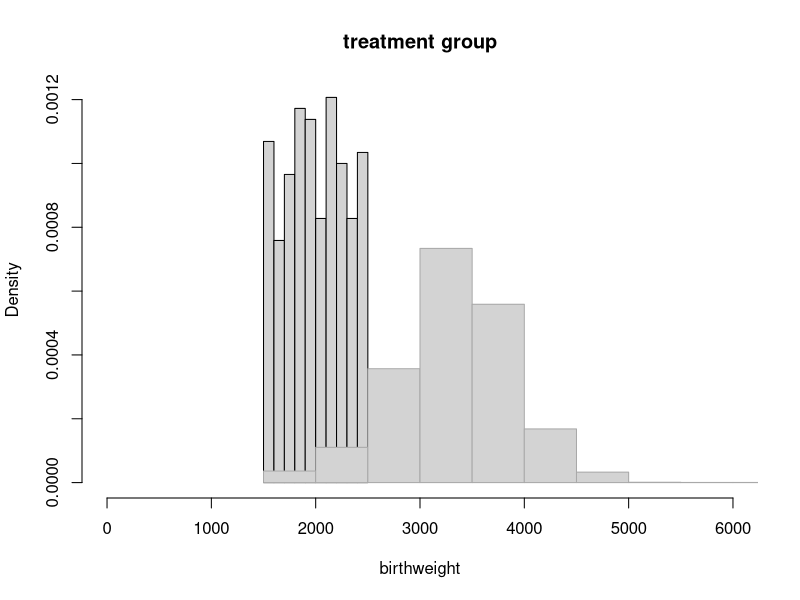
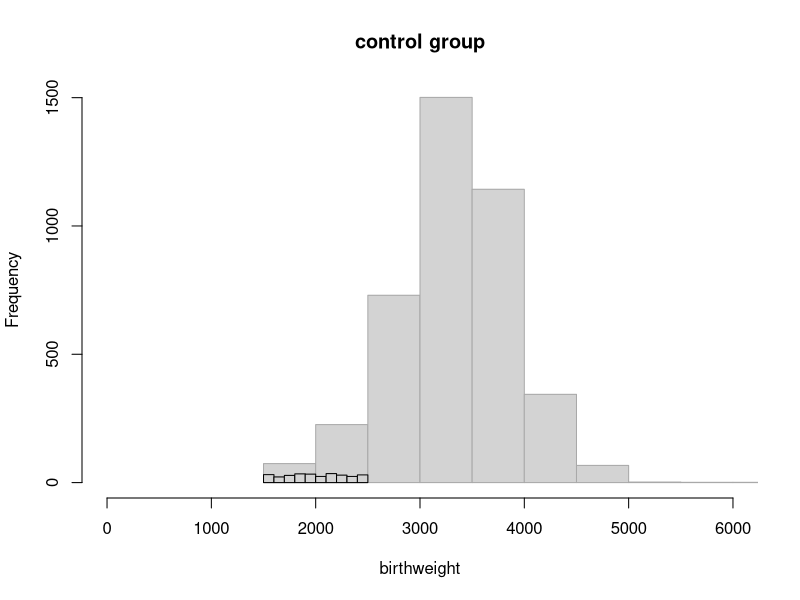
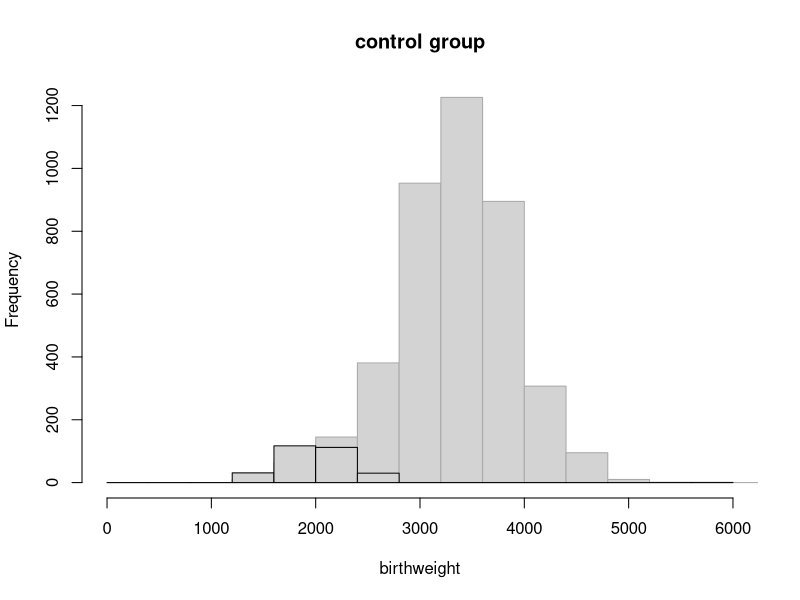
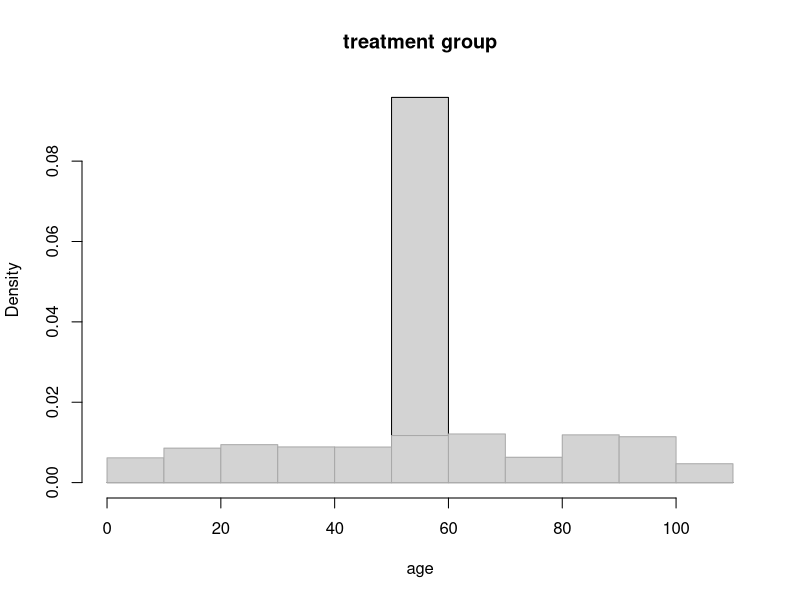
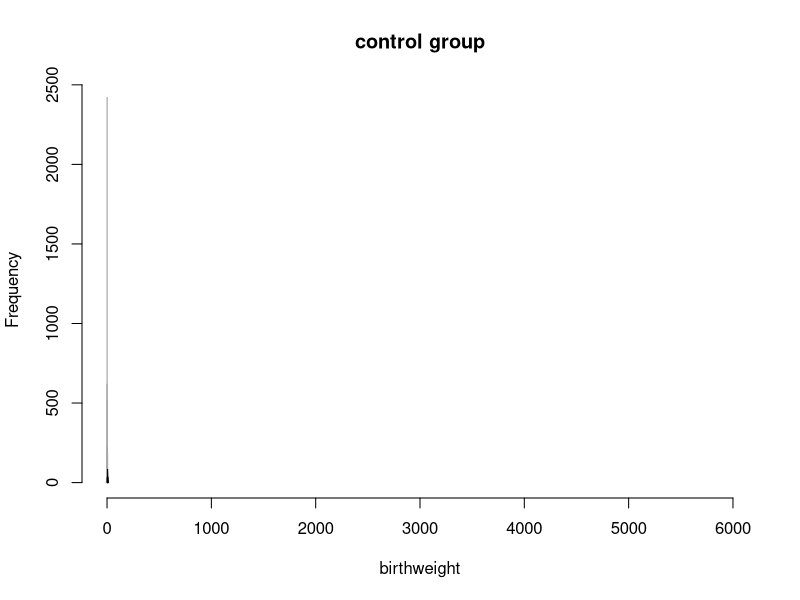
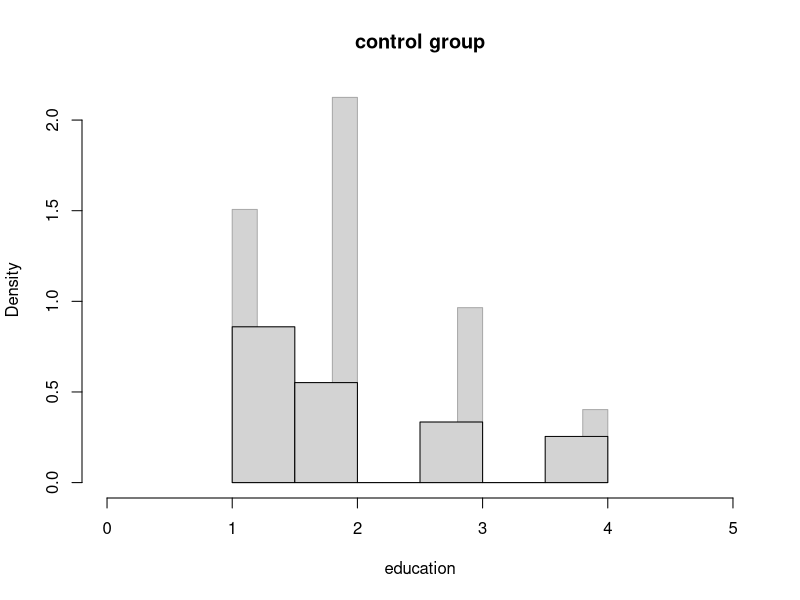
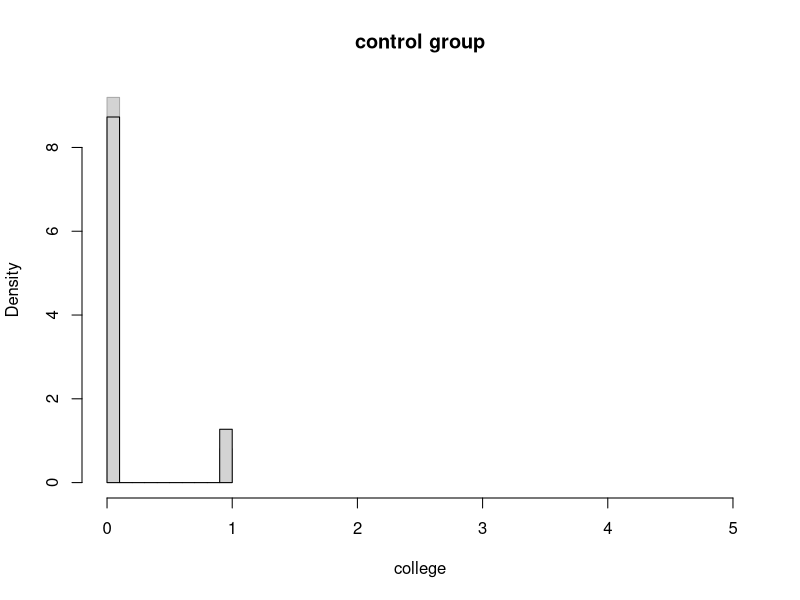
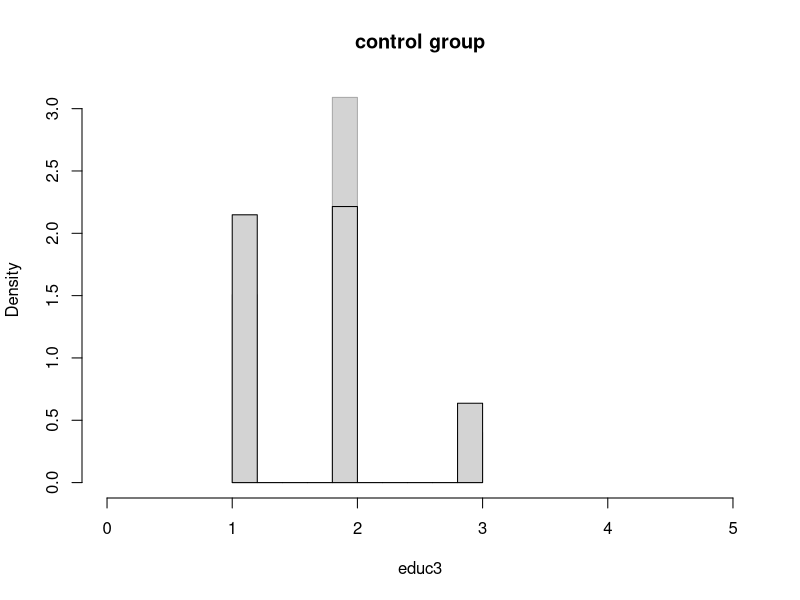

Reproduce these figures in R, in order. (Note: this script raises an error after producing the figures.)
## ---- chunk 1
knitr::opts_chunk$set(echo=TRUE)
knitr::opts_chunk$set(include=TRUE)
knitr::opts_chunk$set(message=TRUE)
knitr::opts_chunk$set(warning=TRUE)
knitr::opts_chunk$set(tidy.opts=list(width.cutoff=80), tidy=TRUE)
knitr::opts_knit$set(root.dir='..')
## ---- chunk 2
library(arm)
library(knitr)
## ---- chunk 3
cc <- read.table("data/ihdp.nlsy.imp1.txt",header=T,sep="\t")
cc$treat <- cc$treat-1

cc$ethnic = cc$hispanic
cc$ethnic[cc$black==1]=2
cc$ethnic[cc$white==1]=3

cc$educ = cc$lths
cc$educ[cc$hs==1]=2
cc$educ[cc$ltcoll==1]=3
cc$educ[cc$college==1]=4
cc$educ3=cc$educ
cc$educ3[cc$educ>2]=cc$educ3[cc$educ>2]-1

cc$bwg=(cc$bw>2000)*1

cc$state=cc$st5
cc$state[cc$st9==1]=2
cc$state[cc$st12==1]=3
cc$state[cc$st25==1]=4
cc$state[cc$st36==1]=5
cc$state[cc$st42==1]=6
cc$state[cc$st48==1]=7
cc$state[cc$st53==1]=8

cc$state2=cc$state
cc$state2[cc$st5==1]=0

cc$state3=cc$state
cc$state3[cc$st53==1]=0

cc2 <- cc[cc$bw>1500,]

cc2$neg.bw = 2500 - cc2$bw
cc2$no.prenatal = 1-cc2$prenatal
cc2$b.unmarr = 1-cc2$b.marr

covs <- c("hispanic","black","white","b.marr","lths","hs","ltcoll","college","work.dur","prenatal","momage","sex","first","preterm","age","dayskidh","bw")
covs.st <- c("hispanic","black","white","b.marr","lths","hs","ltcoll","college","work.dur","prenatal","momage","sex","first","age","preterm","dayskidh","bw","unemp.rt","st5","st9","st12","st25","st36","st42","st48","st53")

covs.nba <- c("hispanic","black","white","b.marr","lths","hs","ltcoll","college",
             "work.dur","prenatal","momage","sex","first","age")
covs.ba <- c("dayskidh","bw","preterm")

cc2$bwT = (cc2$bw-1500)^2
#cc2$bwT = (cc2$neg.bw+5100)^2
cc2$dayskidT = log(cc2$dayskidh+1)
cc2$pretermT = (cc2$preterm+8)^2
cc2$momageT = (cc2$momage^2)

############################################
## make a dataset to investigate bias amplification
data.ba = cc2[,c("ppvtr.36", "treat", covs.ba,covs.nba)]
lm(data.ba)

data.nba = cc2[,c("ppvtr.36", "treat",covs.nba)]
lm(data.nba)
## ---- chunk 4
hist(cc2$bw[cc2$treat==1], xlim=c(0,6000), main="treatment group", xlab="birthweight", freq=F)
hist(cc2$bw[cc2$treat==0], xlim=c(0,6000), main="control group", xlab="birthweight", freq=F, add=T, border="darkgrey")

hist(cc2$bw[cc2$treat==0], xlim=c(0,6000), main="control group", xlab="birthweight", border="darkgrey")
hist(cc2$bw[cc2$treat==1], xlim=c(0,6000), main="treatment group", xlab="birthweight", add=T)

# breaks the same across groups
hist(cc2$bw[cc2$treat==0], xlim=c(0,6000), main="control group", xlab="birthweight", border="darkgrey", breaks=seq(0,8000,400))
hist(cc2$bw[cc2$treat==1], xlim=c(0,6000), main="treatment group", xlab="birthweight", add=T, breaks=seq(0,6000,400))

hist(cc2$age[cc2$treat==1], xlim=c(0,110), main="treatment group", xlab="age", breaks=seq(0,110,10), freq=F)
hist(cc2$age[cc2$treat==0], xlim=c(0,110), main="control group", xlab="age", border="darkgrey", add=T, breaks=seq(0,110,10), freq=F)

## now preterm
hist(cc2$preterm[cc2$treat==0], xlim=c(0,6000), main="control group",xlab="birthweight", border="darkgrey")
hist(cc2$preterm[cc2$treat==1], xlim=c(0,6000), main="treatment group",xlab="birthweight", add=T)

## now educ
hist(cc$educ[cc$treat==0], xlim=c(0,5), main="control group", xlab="education", border="darkgrey", freq=F)
hist(cc$educ[cc$treat==1], xlim=c(0,5), main="treatment group", xlab="education", add=T, freq=F)

hist(cc$college[cc$treat==0], xlim=c(0,5), main="control group", xlab="college", border="darkgrey", freq=F)
hist(cc$college[cc$treat==1], xlim=c(0,5), main="treatment group", xlab="college", add=T, freq=F)

hist(cc$educ3[cc$treat==0], xlim=c(0,5), main="control group", xlab="educ3", border="darkgrey", freq=F)
hist(cc$educ3[cc$treat==1], xlim=c(0,5), main="treatment group",  xlab="educ3", add=T, freq=F)
## ---- chunk 5
## plots actually used to illustrate distinctions between overlap and balance
# now age
plot(x=seq(0,5,.1), y=seq(0,1800,(1800/50)), bty="n", xaxt="n", yaxt="n", mgp=c(2,.5,0), xlab="mother's education", ylab="frequency", type="n", main="")
axis(1, 1:4)
axis(2, c(0,1000,2000))
hist(cc2$educ[cc$treat==0], xlim=c(0,5), main="", border="darkgrey", breaks=c(.5,1.5,2.5,3.5,4.5), add=T)
hist(cc2$educ[cc$treat==1], xlim=c(0,5), xlab="education", breaks=c(.5,1.5,2.5,3.5,4.5), add=T)

hist(cc2$age[cc2$treat==0], xlim=c(0,110), main="", xlab="age of child (months)", border="darkgrey", breaks=seq(0,110,10), mgp=c(2,.5,0))
hist(cc2$age[cc2$treat==1], xlim=c(0,110), xlab="", breaks=seq(0,110,10), add=T)
## ---- chunk 6
#covs <- c("hispanic","black","white","b.marr","lths","hs","ltcoll","college","work.dur","prenatal","momage","sex","first","preterm","age","dayskidh","bw","unemp.rt","st5","st9","st12","st25","st36","st42","st48","st53")
covs2 <- c("neg.bw","preterm","dayskidh","sex","first","age","black","hispanic","white","b.unmarr","lths","hs","ltcoll","college","work.dur","no.prenatal","momage") 
cov.nms <- c("negative birth weight","weeks preterm","days in hospital","male","first born","age","black","Hispanic","white","unmarried at birth","less than high school","high school graduate","some college","college graduate","worked during pregnancy","had no prenatal care","age at birth")

diff.means=matrix(0, length(covs2), 6)
for (i in 1:length(covs2)) {
	diff.means[i,1:2] <- c(
		mean(cc2[cc2$treat==1, covs2[i]]),
		mean(cc2[cc2$treat==0, covs2[i]])
		)
	diff.means[i,3] <- diff.means[i,1] - diff.means[i,2]
	diff.means[i,5] <- sqrt(var(cc2[cc2$treat==1, covs2[i]]) / sum(cc2$treat==1) + var(cc2[cc2$treat==0, covs2[i]]) / sum(cc2$treat==0))
	diff.means[i,6] <- sqrt((var(cc2[cc2$treat==1, covs2[i]]) + var(cc2[cc2$treat==0, covs2[i]])) / 2)
	diff.means[i,4] <- diff.means[i,3] / diff.means[i,6]
}
dimnames(diff.means) <- list(covs2, c("treat", "control", "diff", "diff.std", "se", "sd"))
round(diff.means, 2)
## ---- chunk 7
#need to jitter things a little

# birthweight
tmp <- lm(ppvtr.36~bw+treat, data=cc2)$coef
#plot(cc2$bw, cc2$ppvtr.36, xlab="birth weight", ylab="test score at age 3", cex=.8, mgp=c(2,.5,0), main="",type="n",xlim=c(1500,5000))
plot(cc2$bw, cc2$ppvtr.36, xlab="birth weight", ylab="test score at age 3", mgp=c(2,.5,0), main="", type="n", xlim=c(1500,5000), cex.axis=.75, cex.lab=.8, lab=c(3,5,7), xaxt="n")
axis(side=1, at=c(2000,3000,4000,5000), cex.axis=.75)
points(cc2$bw[cc2$treat==0] + runif(sum(cc2$treat==0), -.5,5), cc2$ppvtr.36[cc2$treat==0], col="darkgrey", pch=20, cex=.3)
points(cc2$bw[cc2$treat==1] + runif(sum(cc2$treat==1), -.5,5), cc2$ppvtr.36[cc2$treat==1], pch=20, cex=.3)
#curve(tmp[1]+tmp[2]*x,add=T,col="darkgrey",cex=2)
curve(tmp[1]+tmp[2]*x, add=T, lty=2)
curve(tmp[1]+tmp[3]+tmp[2]*x, add=T)
## ---- chunk 8
## also tried ineeds, age, momage (shows treats with no comps), momed (excellent
##overlap)

# income to needs
tmp <- lm(ppvtr.36~age+treat,data=cc2)$coef
plot(cc2$age, cc2$ppvtr.36, xlab="age of child (months) in year 2000", ylab="test scores at age 3", cex=.8, mgp=c(2,.5,0), main="data and estimated regression line", type="n")
points(cc2$age[cc2$treat==1], cc2$ppvtr.36[cc2$treat==1], pch=20, cex=.8)
points(cc2$age[cc2$treat==0], cc2$ppvtr.36[cc2$treat==0], cex=.8, pch=20, col="gray")
curve(tmp[1]+tmp[2]*x, add=T)
curve(tmp[1]+tmp[3]+tmp[2]*x, add=T)
## ---- chunk 9
tes.ns=matrix(0,4,4)
tes.ns[1,] <-  c(
	mean(cc2$ppvtr.36[cc2$treat==1 & cc2$lths==1]) - mean(cc2$ppvtr.36[cc2$treat==0 & cc2$lths==1]),
	sum(cc2$treat==1 & cc2$lths==1),
	sum(cc2$lths==1),
	var(cc2$ppvtr.36[cc2$treat==1 & cc2$lths==1]) / sum(cc2$treat==1 & cc2$lths==1) + var(cc2$ppvtr.36[cc2$treat==0 & cc2$lths==1]) / sum(cc2$treat==0 & cc2$lths==1)
	)
tes.ns[2,] <- c(
	mean(cc2$ppvtr.36[cc2$treat==1 & cc2$hs==1]) - mean(cc2$ppvtr.36[cc2$treat==0 & cc2$hs==1]),
	sum(cc2$treat==1 & cc2$hs==1),
	sum(cc2$hs==1),
	var(cc2$ppvtr.36[cc2$treat==1 & cc2$hs==1]) / sum(cc2$treat==1 & cc2$hs==1) + var(cc2$ppvtr.36[cc2$treat==0 & cc2$hs==1]) / sum(cc2$treat==0 & cc2$hs==1)
	)
tes.ns[3,] <- c(
	mean(cc2$ppvtr.36[cc2$treat==1 & cc2$ltcoll==1]) - mean(cc2$ppvtr.36[cc2$treat==0 & cc2$ltcoll==1]),
	sum(cc2$treat==1 & cc2$ltcoll==1),
	sum(cc2$ltcoll==1),
	var(cc2$ppvtr.36[cc2$treat==1 & cc2$ltcoll==1]) / sum(cc2$treat==1 & cc2$ltcoll==1) + var(cc2$ppvtr.36[cc2$treat==0 & cc2$ltcoll==1]) / sum(cc2$treat==0 & cc2$ltcoll==1)
	)
tes.ns[4,] <- c(
	mean(cc2$ppvtr.36[cc2$treat==1 & cc2$college==1]) - mean(cc2$ppvtr.36[cc2$treat==0 & cc2$college==1]),
	sum(cc2$treat==1 & cc2$college==1),
	sum(cc2$college==1),
	var(cc2$ppvtr.36[cc2$treat==1 & cc2$college==1]) / sum(cc2$treat==1 & cc2$college==1) + var(cc2$ppvtr.36[cc2$treat==0 & cc2$college==1]) / sum(cc2$treat==0 & cc2$college==1)
    )

temp <- tes.ns
rownames(temp) <- c('lths', 'hs', 'ltcoll', 'college')
# calc se from var
temp[,4] <- sqrt(tes.ns[,4])
kable(temp, digits=2, col.names=c('trt_eff', 'n_trt', 'n_ctrl', 'se'))
## ---- chunk 10
## now overall te.s and vars
c(tes.ns[,1]) %*% tes.ns[,2] / sum(tes.ns[,2])
# 7.03

c(tes.ns[,1]) %*% tes.ns[,3] / sum(tes.ns[,3])
# 6.46

sqrt((c(tes.ns[,2]^2) %*% (tes.ns[,4])) / (sum(tes.ns[,2])^2))
# .90

#num=(126^2)*(1.34^2) + (82^2)*(1.82^2) + (48^2)*(2.31^2) + (34^2)*(2.14^2)
num=(126^2)*(1.80) + (82^2)*(3.31) + (48^2)*(5.33) + (34^2)*(4.58)
denom= (126+82+48+34)^2

sqrt(num/denom)

reg.strat <- lm(ppvtr.36 ~ treat + as.factor(educ), data=cc2)
# 6.99
## ---- chunk 11
### by birthweight group
tes.ns2=matrix(0,2,3)
tes.ns2[1,] <- c(
	mean(cc2$ppvtr.36[cc2$treat==1 & cc2$bwg==1]) - mean(cc2$ppvtr.36[cc2$treat==0 & cc2$bwg==1]),
	sum(cc2$treat==1 & cc2$bwg==1),
	sum(cc2$bwg==1)
	)
tes.ns2[2,] <- c(
	mean(cc2$ppvtr.36[cc2$treat==1 & cc2$bwg==0]) - mean(cc2$ppvtr.36[cc2$treat==0 & cc2$bwg==0]),
	sum(cc2$treat==1 & cc2$bwg==0),
	sum(cc2$bwg==0)
	)

round(tes.ns2, 2)

#          [,1] [,2] [,3]
# [1,]  7.63621  142 4159
# [2,] 10.39012  235  352

c(tes.ns2[,1]) %*% tes.ns2[,2] / sum(tes.ns2[,2])
# 9.28

c(tes.ns2[,1]) %*% tes.ns2[,3] / sum(tes.ns2[,3])
# 7.8
## ---- chunk 12
covs <- c("bw","bwg","hispanic","black","white","b.marr","lths","hs","ltcoll","college","work.dur","prenatal","momage","sex","first","preterm","age","dayskidh" )


######  trying to fit a better model to deal with these issues

### transformed variables now created at top of file

# spec from text
ps.fit.2 <- glm(treat ~ bwg*as.factor(educ) + as.factor(ethnic)*b.marr +
                 work.dur + prenatal + preterm + age + momage + sex + 
                 first + bw + dayskidT + preterm + pretermT + momage + 
                 momageT + black*(bw + preterm +dayskidT) +  
                 b.marr*(bw + preterm +dayskidT),
               data=cc2,family=binomial) 

# additional spec?
ps.fit.2 <- glm(treat ~ work.dur + prenatal + preterm + age + momage + sex +
                  first + bwT + dayskidT + preterm + pretermT + momage +
                  as.factor(ethnic)*b.marr +
                  b.marr*hs + b.marr*college +
                  b.marr*dayskidT,
                  data=cc2, family=binomial)               

pscores2 <- ps.fit.2$linear
# matching w/o replacement
matches2 <- matching(z=cc2$treat, score=pscores2)
matched2 <- cc2[matches2$matched,]
ps2.mat <- pscores2[matches2$matched]

sum(pscores2[cc2$treat==1] > max(pscores2[cc2$treat==0]))
# 16

reg.ps <- lm(ppvtr.36 ~ treat + bw + bwg + hispanic + black + b.marr + lths + hs + ltcoll + 
               work.dur + prenatal + momage + sex + first + preterm + age + 
               dayskidh, data=matched2)
round(summary(reg.ps)$coef[2,], digits=2)
# 10.3 (1.55)

diff.means.matched2=matrix(0, length(covs2), 6)
for (i in 1:length(covs2)) {
  diff.means.matched2[i,1:2] <- c(
  	mean(matched2[matched2$treat==1,covs2[i]]),
  	mean(matched2[matched2$treat==0,covs2[i]])
  	)
  diff.means.matched2[i,3] <- diff.means.matched2[i,1] - diff.means.matched2[i,2]
  # note in next we still divide it by the standard deviation from full dataset
  diff.means.matched2[i,5] <- sqrt(var(matched2[matched2$treat==1, covs2[i]]) / sum(cc2$treat==1) + var(cc2[cc2$treat==0, covs2[i]]) / sum(cc2$treat==0))
  diff.means.matched2[i,6] <- sqrt((var(cc2[cc2$treat==1,covs2[i]]) + var(cc2[cc2$treat==0,covs2[i]])) / 2)
  diff.means.matched2[i,4] <- diff.means.matched2[i,3] / diff.means.matched2[i,6]
}
dimnames(diff.means.matched2) <- list(covs2,c("treat","control","diff","diff.std","se","sd"))
round(diff.means.matched2, 2)

covs2C <- c("neg.bw","preterm","dayskidh","age","momage") 

ratio.sds2=matrix(0, length(covs2C), 2)
for (i in 1:length(covs2C)) {
  ratio.sds2[i,1] <- c(
  	sd(cc2[cc2$treat==1,covs2C[i]]) / sd(cc2[cc2$treat==0,
  		covs2C[i]])
  	)
  ratio.sds2[i,2] <- c(
  	sd(matched2[matched2$treat==1,covs2C[i]]) / sd(matched2[matched2$treat==0,
  		covs2C[i]])
  	)
}
dimnames(ratio.sds2) <- list(covs2C, c("unmatched ratio","matched ratio"))
round(ratio.sds2, 2)


# but we won't use this in the paper -- will use the version in which the pscores
# also had the state indicators
reg.st.ps <- lm(ppvtr.36 ~ treat + hispanic + black + b.marr + lths + hs + ltcoll + 
                  work.dur + prenatal + momage + sex + first + preterm + age + dayskidh + 
                  bw + unemp.rt + st5 + st9 + st12 + st25 + st36 + st42 + st48 + st53,
                  data=matched2)
round(summary(reg.st.ps)$coef[2,], digits=2)
# 10.3 (2.26)
########

name=cov.nms
est=diff.means[,3]
sd=diff.means[,6]
est2=diff.means.matched2[,3]
sd2=diff.means.matched2[,6]

J <- 20
#  data.locations = c(1.8,2.8,3.8,4.8,5.8,6.8,9:19)
data.locations = c(1.8,2.8,3.8,4.8,5.8,6.8, 8.9,9.9,10.9,12.2,13.5,14.5,15.5,16.5,17.9,18.9,19.9)
name.range <- .8
x.range <- range (c(est,est2)/c(sd,sd2))
x.range[2] <- x.range[2] +.3
A <- -x.range[1]/(x.range[2]-x.range[1])
B <- 1/(x.range[2]-x.range[1])
height <- .35*J
width <- 3*(name.range+1)
#

par(mar=c(0,0,0,0))
plot(c(-name.range,1), c(3,-J-2), bty="n", xlab="", ylab="",
      xaxt="n", yaxt="n", xaxs="i", yaxs="i", type="n")
text(-name.range, 2, "Predictor", adj=0, cex=1)
text(.5, 2, "Standardized Difference in Means", adj=.5, cex=1)
lines(c(0,1), c(0,0))
lines(c(A,A), c(0,-J-1), lty=2, lwd=.5)
ax <- pretty (x.range)
ax <- ax[(A+B*ax)>0 & (A+B*ax)<1]
segments(A + B*ax, -.1, A + B*ax, .1, lwd=.5)
text(A + B*ax, .7, ax, cex=1)
text(-name.range, -.9, "Child", adj=0, cex=1)
text(-name.range, -8, "Mother", adj=0, cex=1)
text(-name.range+.05, -data.locations, name, adj=0, cex=1)
points(A + B*(est/sd), -data.locations)
points(A + B*(est2/sd2), -data.locations, pch=20, cex=1.5)
#  if (bottom){
#    lines (c(0,1), c(-J-1,-J-1))
#    segments (A + B*ax, -J-1-.1, A + B*ax, -J-1+.1, lwd=.5)
#    text (A + B*ax, -J-1-.7, ax, cex=1)
#  }
dev.off()
## ---- chunk 13
##########
### plot of overlap in pscores

##### THIS NEXT IN PAPER (AFTER CONVERTING TO PDF AND CROPPING)
par(mfrow=c(1,2))
par(mar=c(4,2,4,2))
hist(pscores2[cc2$treat==1], xlim=c(-50,max(pscores2)+5),
     main="before matching", xlab="propensity score", freq=F,
     cex.main=1.2, cex.lab=1.2)
hist(pscores2[cc2$treat==0 & pscores2>(-50)], main="", col="grey", border="grey",
     freq=F, add=T)
hist(pscores2[cc2$treat==1], xlim=c(-50,max(pscores2)+5),
     main="before matching", xlab="propensity score", freq=F,
     cex.main=1.2, cex.lab=1.2, add=TRUE)
hist(ps2.mat[matched2$treat==1], xlim=c(min(ps2.mat)-2,7), main="after matching",
     xlab="propensity score", freq=F,cex.main=1.2, cex.lab=1.2)
#hist(ps2.mat[matched2$treat==1],xlim=c(-40,7),main="after matching",
#     xlab="propensity score",freq=F,cex.main=1.2,cex.lab=1.2)
hist(ps2.mat[matched2$treat==0], main="", freq=F, add=T, col="grey", border="grey")
hist(ps2.mat[matched2$treat==1], freq=F, cex.main=1.2, cex.lab=1.2, add=TRUE)
dev.off()

sum(pscores2<(-50))
# 6 controls deleted from the plot to aid in seeing differences across groups
### plot of overlap in pscores FREQUENCY NOT DENSITY

par(mfrow=c(1,2))
par(mar=c(4,2,4,2))
hist(pscores2[cc2$treat==0],
	xlim=c(min(pscores2),max(pscores2)), main="before matching", xlab="propensity score",
     nclass=20, border="darkgrey", cex.main=1.2, cex.lab=1.2, col="darkgrey")
hist(pscores2[cc2$treat==1], add=T)
hist(ps2.mat[matched2$treat==0],
	xlim=c(min(ps2.mat)-2, max(pscores2)), main="after matching", xlab="propensity score",
     nclass=10, border="grey", cex.main=1.2, cex.lab=1.2, col="grey")
hist(ps2.mat[matched2$treat==1], nclass=20, add=T)
dev.off()

pscores2I=invlogit(pscores2)
par(mfrow=c(1,2))
par(mar=c(4,2,4,2))
hist(pscores2I[cc2$treat==0&pscores2I>.01],
	xlim=c(0.01,1), main="before matching", xlab="propensity score",
     nclass=50, border="darkgrey", cex.main=1.2, cex.lab=1.2, col="darkgrey")
hist(pscores2I[cc2$treat==1], add=T, nclass=50)
hist(invlogit(ps2.mat[matched2$treat==0]), xlim=c(0.01,1), main="after matching", xlab="propensity score",
     nclass=50, border="darkgrey", cex.main=1.2, cex.lab=1.2, col="darkgrey")
hist(invlogit(ps2.mat[matched2$treat==1]), nclass=50, add=T)
dev.off()

sum(pscores2I<.01)
# removing the 3652 observations from the plot with pscores<.01

sum(pscores2[cc2$treat==1] > max(pscores2[cc2$treat==0]))
## ---- chunk 14
### overfit diagnostic
set.seed(1234)
cc2.refit = cbind.data.frame(cc2, treat.rand = rbinom(nrow(cc2), 1, mean(cc2$treat)))  
ps.refit.2 <- glm(treat.rand ~ work.dur + prenatal + preterm + age + momage + sex + 
                  first + bwT + dayskidT + preterm + pretermT + momage +
                  as.factor(ethnic)*b.marr + 
                  b.marr*hs + b.marr*college +
                  b.marr*dayskidT,
                data=cc2.refit, family=binomial)             
#ps.refit.2 <- glm(treat ~ work.dur + prenatal + preterm + age + momage + sex + 
#                  first + bwT + dayskidT + preterm + pretermT + momage +
#                  as.factor(ethnic)*b.marr + b.marr*hs + b.marr*college +
#                  b.marr*dayskidT,
#                 data=cc2.refit,family=binomial) 

pscores2.rf = ps.refit.2$linear
pscores2I.rf=invlogit(pscores2.rf)


par(mfrow=c(2,1))
par(mar=c(4,2,4,2))
hist(pscores2I.rf[cc2.refit$treat.rand==0], xlim=c(0.0,.25), main="before matching", xlab="propensity score",
     nclass=20, border="darkgrey", cex.main=1.2, cex.lab=1.2, col="darkgrey", freq=FALSE)
hist(pscores2I.rf[cc2.refit$treat.rand==1], add=T, nclass=20, freq=FALSE)
hist(pscores2.rf[cc2.refit$treat.rand==0], xlim=c(min(pscores2.rf), max(pscores2.rf)), main="before matching", xlab="propensity score",
     nclass=20, border="darkgrey", cex.main=1.2, cex.lab=1.2, col="darkgrey", freq=FALSE)
hist(pscores2.rf[cc2.refit$treat.rand==1], add=T,  nclass=20, freq=FALSE)
#hist(invlogit(ps2.mat[matched2$treat==0]),xlim=c(0.03,1),main="after matching",xlab="propensity score",
#     nclass=100,border="darkgrey",cex.main=1.2,cex.lab=1.2,col="darkgrey")
#hist(invlogit(ps2.mat[matched2$treat==1]),nclass=100,add=T)

hist(pscores2.rf[cc2.refit$treat.rand==0], xlim=c(-4,-1.5), ylim=c(0,2), main="before matching",
     xlab="propensity score", nclass=20, border="darkgrey", cex.main=1.2, cex.lab=1.2, col="darkgrey", freq=FALSE)
hist(pscores2.rf[cc2.refit$treat.rand==1], add=T, nclass=20, freq=FALSE)

# evaluate wrt the randomization distribution
sum(pscores2.rf[cc2.refit$treat.rand==1] > max(pscores2.rf[cc2.refit$treat.rand==0]))

niters=1000
not.comm=rep(0,niters)
for(i in 1:niters){
    cc2.refit.i = cbind.data.frame(cc2, treat.rand = rbinom(nrow(cc2),1,mean(cc2$treat)))  
    ps.refit.2.i <- glm(treat.rand ~ work.dur + prenatal + preterm + age + momage + sex + 
                      first + bwT + dayskidT + preterm + pretermT + momage +
                      as.factor(ethnic)*b.marr + 
                      b.marr*hs + b.marr*college +
                      b.marr*dayskidT,
                      data=cc2.refit.i, family=binomial)
    pscores2.rf.i = ps.refit.2.i$linear
    not.comm[i] = sum(pscores2.rf.i[cc2.refit.i$treat.rand==1] > max(pscores2.rf.i[cc2.refit.i$treat.rand==0]))
}
## ---- chunk 15
#################
#### and a third version to deal with the geographic location  DOESN'T WORK WELL -- WON'T USE
ps.fit.3 <- glm(treat ~ work.dur + prenatal + preterm + age + momage + sex + 
                  first + bwT + dayskidT + preterm + pretermT + momage +
                  as.factor(ethnic)*b.marr + 
                  b.marr*hs + b.marr*college +
                  b.marr*dayskidT +          
                  st5 + st9 + st12 + st25 + st36 + st42 + st48 + st53,
                data=cc2, family=binomial)                 
#ps.fit.3 <- glm(treat ~ work.dur + prenatal + preterm + age + momage + sex + 
#                 first + bwT + dayskidT + preterm + pretermT + momage +
#                 as.factor(ethnic)*b.marr + b.marr*hs + b.marr*college +
#                 b.marr*dayskidT +               
#                 st5 + st9 + st12 + st25 + st36 + st42 + st48 + st53,
#               data=cc2,family=binomial) 
# 10.22

pscores3 <- ps.fit.3$linear
matches3 <- matching(z=cc2$treat, score=pscores3)
matched3 <- cc2[matches3$matched,]
ps3.mat <- pscores3[matches3$matched]

reg.st.ps <- lm(ppvtr.36 ~ treat + hispanic + black + b.marr + lths + hs + ltcoll + 
               work.dur + prenatal + momage + sex + first + preterm + age + dayskidh +
               bw + st5 + st9 + st12 + st25 + st36 + st42 + st48 + st53,
               data=matched3)
round(summary(reg.st.ps)$coef[2,], digits=2)
# 8.92 (2.09)
## ---- chunk 16
#umemp.rt?
diff.means.matched3=matrix(0, length(covs2), 6)
for (i in 1:length(covs2)) {
    diff.means.matched3[i,1:2] <- c(
    	mean(matched3[matched3$treat==1,covs2[i]]),
    	mean(matched3[matched3$treat==0,covs2[i]])
    	)
    diff.means.matched3[i,3] <- diff.means.matched3[i,1] - diff.means.matched3[i,2]
    # note in next we still divide it by the standard deviation from full dataset
    diff.means.matched3[i,5] <- sqrt(var(matched3[matched3$treat==1,covs2[i]]) / sum(cc2$treat==1) + var(cc2[cc2$treat==0,covs2[i]]) / sum(cc2$treat==0))
    diff.means.matched3[i,6] <- sqrt((var(cc2[cc2$treat==1,covs2[i]]) + var(cc2[cc2$treat==0,covs2[i]])) / 2)
    diff.means.matched3[i,4] <- diff.means.matched3[i,3] / diff.means.matched3[i,6]
}
dimnames(diff.means.matched3) <- list(covs2,c("treat","control","diff","diff.std","se","sd"))
round(diff.means.matched3,2)

ratio.sds3=matrix(0, length(covs2), 2)
for (i in 1:length(covs2)) {
    ratio.sds3[i,1] <- c(
    	sd(cc2[cc2$treat==1,covs2[i]]) / sd(cc2[cc2$treat==0,
    		covs2[i]])
    	)
    ratio.sds3[i,2] <- c(
    	sd(matched3[matched3$treat==1,covs2[i]]) / sd(matched3[matched3$treat==0,
    		covs2[i]])
    	)
}
dimnames(ratio.sds3) <- list(covs2, c("unmatched ratio","matched ratio"))
round(ratio.sds3, 2)
